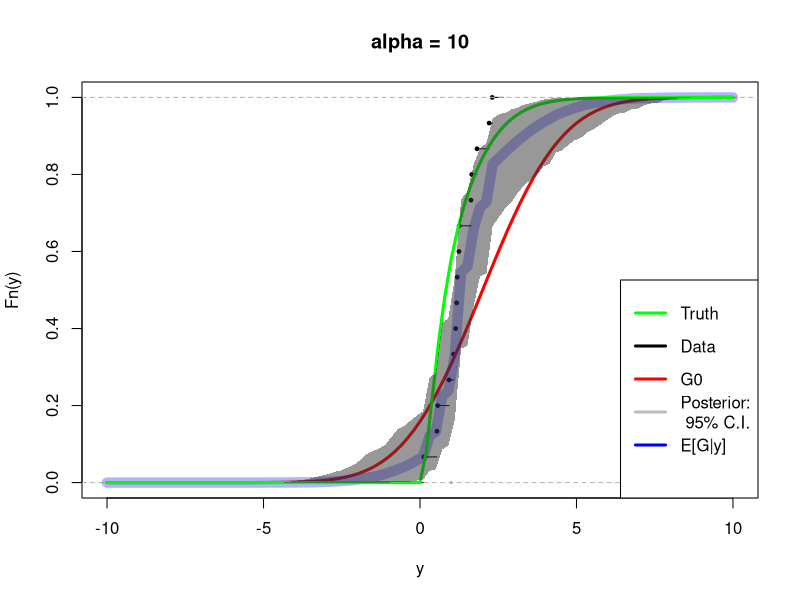

The R script that drew this image:
color.btwn <- function(x,ylo,yhi,from,to,col.area="grey") {
  x <- c(x,rev(x))
  y <- c(yhi,rev(ylo))

  polygon(c(x[x>=from & x<= to]),
          c(y[x>=from & x<=to]),
          col=col.area,border=F)
}

rdir <- function(N,a) {
  k <- length(a)
  x <- matrix(rgamma(k*N, a, 1), N, k, byrow=T)
  rowsums <- x %*% rep(1,k)
  x / as.vector(rowsums)
}

# Using the dirichlet distribution from gamma's
dp <- function(N=1,pG,a,xlim=c(0,1),n=1000) {
  x <- seq(xlim[1],xlim[2],length=n)
  x <- sort(c(-1e1000,x))
  dG0 <- pG(x[-1]) - pG(x[-length(x)])
  out <- rdir(N,a*dG0)
  G <- t(apply(out,1,cumsum))
  list("G"=G, "x"= x[-1])
}

### Plotting Function
dp.post <- function(X,...) {
  plot(0,xlim=range(X$x),ylim=c(0,1),cex=0,...)
  for (i in 1:nrow(X$G)) {
    lines(X$x,X$G[i,],type="l",col=rgb(.4,.4,.4,.1))
  }
}

# Posterior Simulation ################
# y_i | G ~ G
# G ~ DP(G_0,a)
n1 <- 1*5 
n2 <- 2*5
n <- n1+n2
y <- c(rgamma(n1,4,2),rgamma(n2,2,3))
pT <- function(x) (n1*pgamma(x,4,2) + n2*pgamma(x,2,3)) / n

# Gibbs
B <- 1000 # Big number for MCMC
k <- 100 # Number of obs for each DP draw, should be LARGE
alpha <- 10 # Later, put a prior. Large => More faith in prior.
pG <- function(x) pnorm(x,2,2)
pG1 <- function(x) {
  s <- sapply(x,function(w) sum(w >= y))
  (alpha * pG(x) +  s) / (alpha + n)
}
# Draw from G | y
G <- dp(N=B,pG1,a=alpha+n,xlim=c(-10,10),n=k)
EG <- apply(G$G,2,mean)

#pdf("~/temp/pdf/dp_post.pdf")
#svg("../../../../assets/ams241/03/plots/dp_post.svg")
  #dp.post(G,xlab='y',ylab="Fn(y)")
  plot(0,cex=.001,ylim=c(0,1),xlim=c(-10,10),main=paste("alpha =",alpha),
       ylab="Fn(y)",xlab="y")
  lines(ecdf(y),cex=.5)
  curve(pG,add=T,col="red",lwd=3)
  lines(G$x,EG,col=rgb(0,0,1,.3),lwd=10)
  curve(pT,add=T,col="green",lwd=3)
  legend("bottomright",
         legend=c('Truth','Data','G0','Posterior:\n 95% C.I.','E[G|y]',''),
         col=c('green','black','red','grey','blue',rgb(0,0,0,0)),lwd=3)
  qG <- apply(G$G,2,function(x) quantile(x,c(.025,.5,.975)))
  #apply(qG,1,function(x) lines(G$x,x))
  glo <- qG[1,]
  ghi <- qG[3,]
  color.btwn(G$x,glo,ghi,-100,100,col.area=rgb(.2,.2,.2,.5))
#dev.off()

#source("dp_posterior.R")
